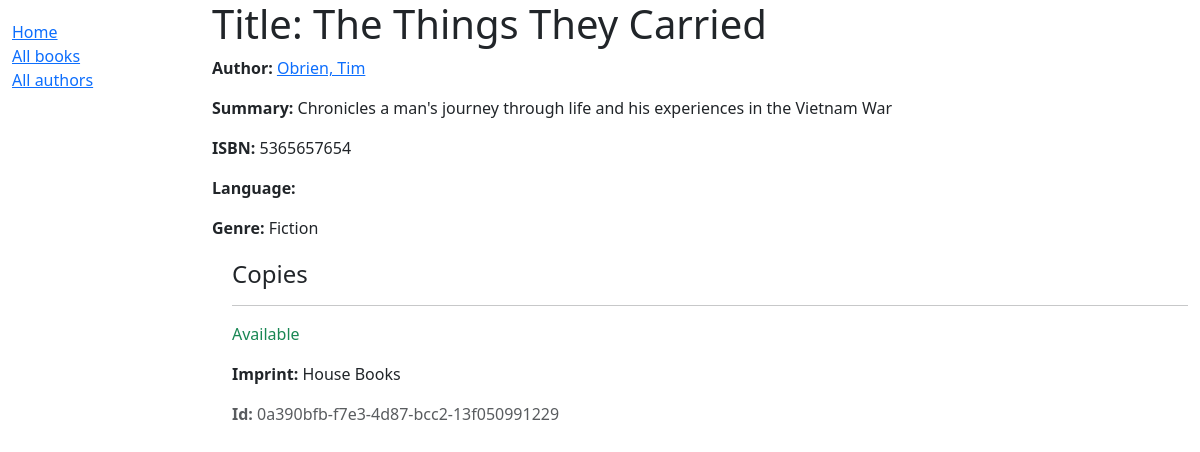
/catalog/book/1, run on the app's committed database.
### catalog/models.py (models this page shows, shortened)
class Book(models.Model):
    title = models.CharField(max_length=200)
    author = models.ForeignKey('Author', on_delete=models.RESTRICT, null=True)
    summary = models.TextField(
        max_length=1000, help_text="Enter a brief description of the book")
    isbn = models.CharField('ISBN', max_length=13,
                            unique=True,
                            help_text='13 Character <a href="https://www.isbn-international.org/content/what-isbn'
                                      '">ISBN number</a>')
    genre = models.ManyToManyField(
        Genre, help_text="Select a genre for this book")

class Author(models.Model):
    first_name = models.CharField(max_length=100)
    last_name = models.CharField(max_length=100)
    date_of_birth = models.DateField(null=True, blank=True)
    date_of_death = models.DateField('Died', null=True, blank=True)
    class Meta:
        ordering = ['last_name', 'first_name']
    def get_absolute_url(self):
        return reverse('author-detail', args=[str(self.id)])
    def __str__(self):
        return f'{self.last_name}, {self.first_name}'

class Genre(models.Model):
    name = models.CharField(
        max_length=200,
        unique=True,
        help_text="Enter a book genre (e.g. Science Fiction, French Poetry etc.)"
    )
    def __str__(self):
        return self.name
    class Meta:
        constraints = [
            UniqueConstraint(
                Lower('name'),
                name='genre_name_case_insensitive_unique',
                violation_error_message = "Genre already exists (case insensitive match)"
            ),
        ]

class BookInstance(models.Model):
    id = models.UUIDField(primary_key=True, default=uuid.uuid4,
                          help_text="Unique ID for this particular book across whole library")
    book = models.ForeignKey('Book', on_delete=models.RESTRICT, null=True)
    imprint = models.CharField(max_length=200)
    due_back = models.DateField(null=True, blank=True)
    LOAN_STATUS = (
        ('m', 'Maintenance'),
        ('o', 'On loan'),
        ('a', 'Available'),
        ('r', 'Reserved'),
    )
    status = models.CharField(
        max_length=1,
        choices=LOAN_STATUS,
        blank=True,
        default='m',
        help_text='Book availability',
    )
    class Meta:
        ordering = ['due_back']

### catalog/views.py (the view)
# urls.py: path('book/<int:pk>', views.BookDetailView.as_view(), name='book-detail'),
class BookDetailView(generic.DetailView):
    model = Book
    template_name = 'book_detail.html'

### catalog/templates/book_detail.html (shortened to what this page needs)
{% extends "base_generic.html" %}
{% block content %}
  <h1>Title: {{ book.title }}</h1>
  <p><strong>Author:</strong> <a href="{{ book.author.get_absolute_url }}">{{ book.author }}</a></p>
  <p><strong>Summary:</strong> {{ book.summary }}</p>
  <p><strong>ISBN:</strong> {{ book.isbn }}</p>
  <p><strong>Language:</strong> {{ book.language }}</p>
  <p><strong>Genre:</strong> {{ book.genre.all|join:", " }}</p>
  <div style="margin-left:20px;margin-top:20px">
    <h4>Copies</h4>
    {% for copy in book.bookinstance_set.all %}
      <hr />
      <p
        class="{% if copy.status == 'a' %}text-success{% elif copy.status == 'm' %}text-danger{% else %}text-warning{% endif %}">
        {{ copy.get_status_display }}
      </p>
      <p><strong>Imprint:</strong> {{ copy.imprint }}</p>
      <p class="text-muted"><strong>Id:</strong> {{ copy.id }}</p>
    {% endfor %}
  </div>
{% endblock %}

### data on the page
Book: author "Obrien, Tim", summary "Chronicles a man's journey through life and his experiences in the Vietnam War", isbn "5365657654", genre.all "Fiction"
BookInstance: status "Available", imprint "House Books", id "0a390bfb-f7e3-4d87-bcc2-13f050991229"
